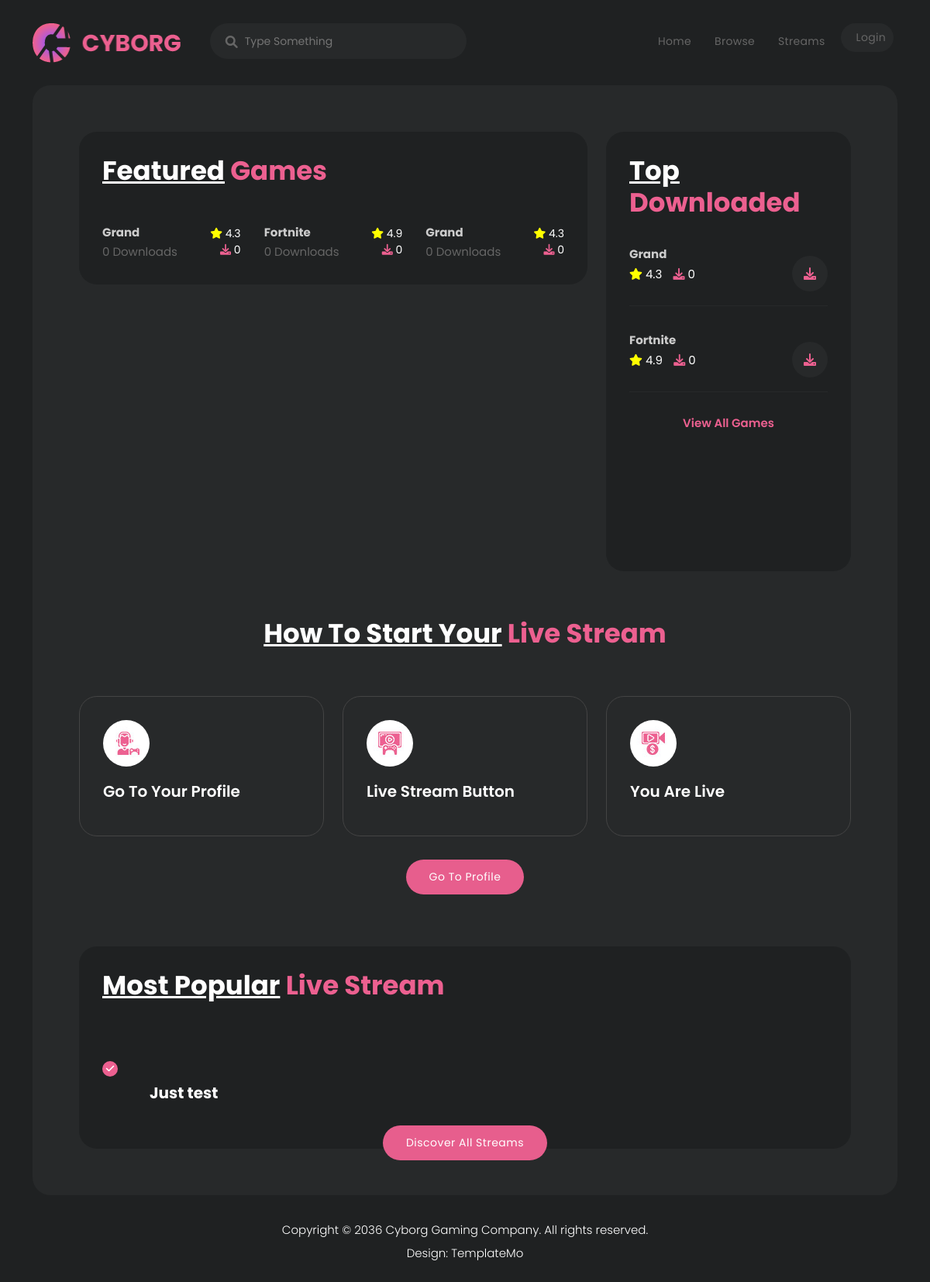
/browse/, run on an earlier commit of the app's database.
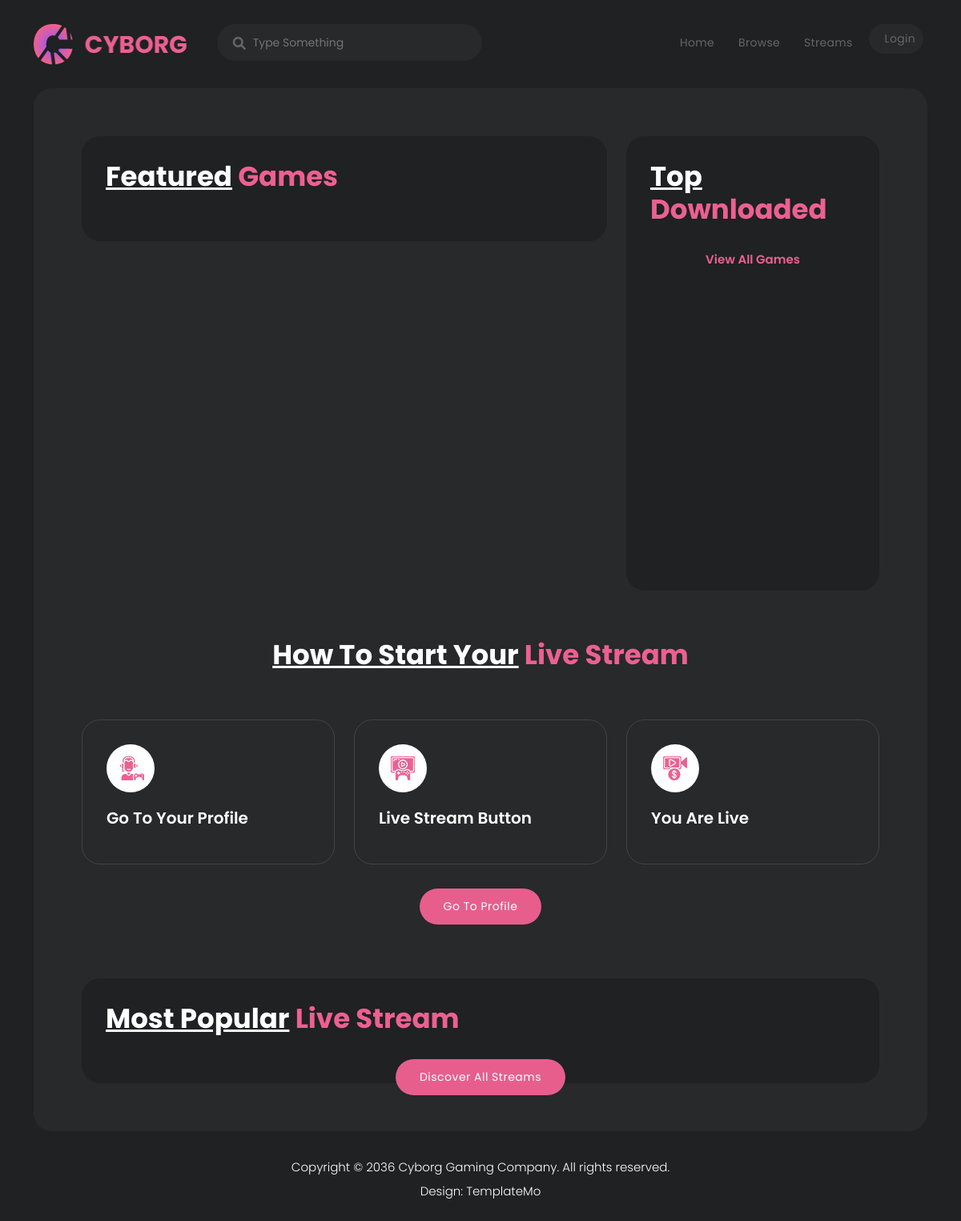
And on a later commit of the database.
### games/models.py (models this page shows, shortened)
class Game(models.Model):
    name = models.CharField(max_length=50)
    gamefile = models.FileField(upload_to="Games/%d/",blank=True, null=True)
    video = models.URLField(max_length=255, blank=True, null=True)
    company = models.CharField(max_length=50)
    mimage = models.FileField(upload_to="Games/main-images/%d/",blank=True, null=True)
    downloaders = models.ManyToManyField(User, related_name='games', blank=True)
    rate = models.DecimalField(max_digits=2, decimal_places=1, blank=True)
    type = models.ForeignKey(Type, on_delete=models.PROTECT, blank=True, null=True)
    storage = models.DecimalField(max_digits=5, decimal_places=2, blank=True, null=True)
    discription = models.TextField(max_length=300, default="An Amazing Game")
    data_added = models.DateField(auto_created=True, blank=True, null=True)
    slug = models.SlugField(null=True, blank=True)

### streams/models.py (models this page shows, shortened)
class Stream(models.Model):
    title = models.CharField(max_length=50)
    streamer = models.ForeignKey(User, on_delete=models.CASCADE, related_name='streams')
    game = models.OneToOneField("games.Game", on_delete=models.CASCADE, related_name='streams')
    image = models.FileField(upload_to="Streams/images/%d/",blank=True, null=True)
    type = models.ForeignKey(Type, on_delete=models.CASCADE)
    stream_url = models.URLField(max_length=255, blank=True, null=True)
    viewers = models.ManyToManyField(User, related_name='stream_viewer', blank=True)
    status = models.BooleanField(default=True)

### games/views.py (the view)
# urls.py: path('browse/', views.browse, name='browse'),
def browse(request):
    streams = Stream.objects.all()
    games = Game.objects.all()
    context = {
        'streams' : streams,
        'games' : games,
    }
    return render(request, 'pages/browse.html', context)

### streams/models.py (called while the page is built)
    def __str__(self):
        return self.name

### templates/pages/browse.html (shortened to what the changed rows need)
{% extends "base.html" %}
{% load static %}
{% block content %}
          <div class="row">
            <div class="col-lg-8">
              <div class="featured-games header-text">
                <div class="owl-features owl-carousel">
                  {% for game in games %}
                    <div class="item">
                      <h4><a href="{% url 'games:details' game.slug %}">{{game.name}}</a><br><span>{{game.downloaders.count}} Downloads</span></h4>
                      <ul>
                        <li><i class="fa fa-star"></i> {{game.rate}}</li>
                        <li><i class="fa fa-download"></i> {{game.downloaders.count}}</li>
                      </ul>
                    </div>
                  {% endfor %}
                </div>
              </div>
            </div>
            <div class="col-lg-4">
              <div class="top-downloaded">
                <ul>
                  {% for game in games|slice:3 %}
                    <li>
                      <h4><a href="{% url 'games:details' game.slug %}">{{game.name}}</a></h4>
                      <span><i class="fa fa-star" style="color: yellow;"></i> {{game.rate}}</span>
                      <span><i class="fa fa-download" style="color: #ec6090;"></i> {{game.downloaders.count}}</span>
                      <div class="download">
                        <a href="#"><i class="fa fa-download"></i></a>
                      </div>
                    </li>
                  {% endfor %}
                </ul>
              </div>
            </div>
          </div>
          <div class="live-stream">
            <div class="row">
              {% for stream in streams %}
                {% if stream.status == True %}
                  <div class="col-lg-3 col-sm-6">
                    <div class="item">
                      <div class="thumb">
                      </div>
                      <div class="down-content">
                        <span><i class="fa fa-check"></i> <a href="{% url 'accounts:profile' stream.streamer.profile.slug %}">{{stream.streamer}}</a></span>
                        <h4>{{stream.title}}</h4>
                      </div>
                    </div>
                  </div>
                {% endif %}
              {% endfor %}
            </div>
          </div>
{% endblock content %}

What changed in the data, as far as the page shows it:
removed Game: name "Grand", downloaders.count "0", rate "4.3"
removed Game: name "Fortnite", downloaders.count "0", rate "4.9"
removed Stream: title "Just test"
